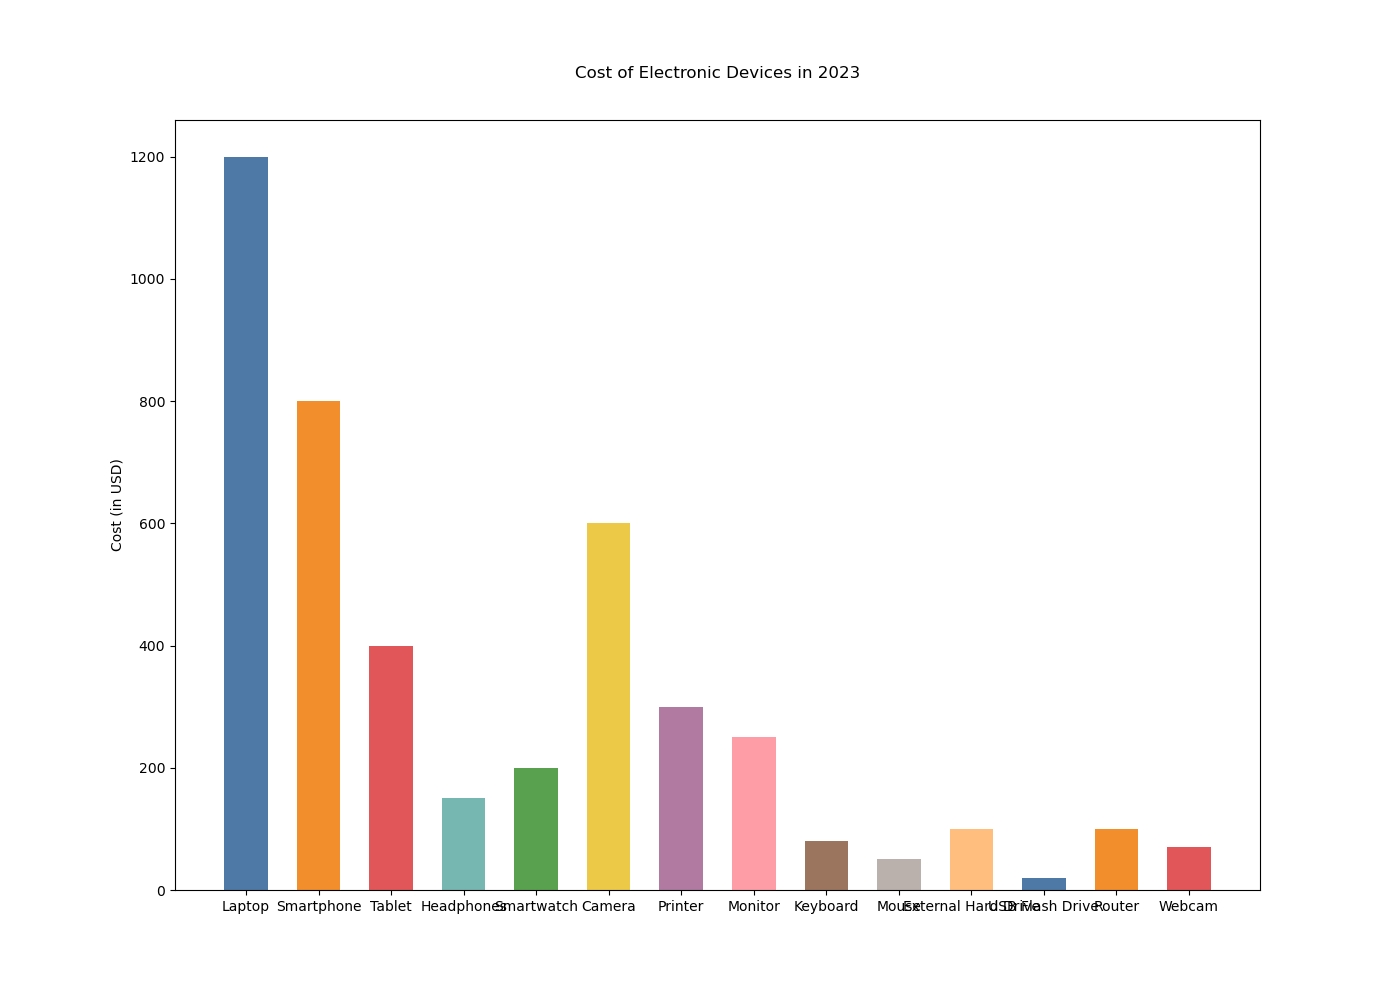

The Python source for this figure:

import matplotlib.pyplot as plt

# Data
items = [
    "Laptop", "Smartphone", "Tablet", "Headphones", 
    "Smartwatch", "Camera", "Printer", "Monitor", 
    "Keyboard", "Mouse", "External Hard Drive", 
    "USB Flash Drive", "Router", "Webcam"
]
costs = [1200, 800, 400, 150, 200, 600, 300, 250, 80, 50, 100, 20, 100, 70]

# Creating vertical bar chart
fig, ax = plt.subplots(figsize=(14, 10))

ax.bar(items, costs, color=[
    '#4E79A7', '#F28E2B', '#E15759', '#76B7B2',
    '#59A14F', '#EDC948', '#B07AA1', '#FF9DA7',
    '#9C755F', '#BAB0AC', '#FFBE7D', '#4E79A7',
    '#F28E2B', '#E15759'
], width=0.6)  # Change bar color and width

# Adding labels and title
ax.set_ylabel('Cost (in USD)')
ax.set_title('Cost of Electronic Devices in 2023', pad=30)

# Show the plot
plt.show()
